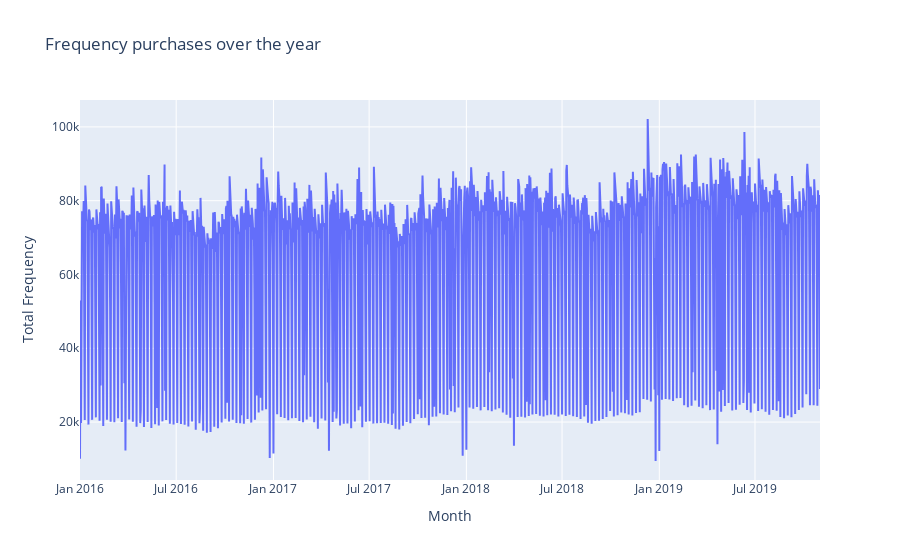

Notebook source saved alongside this figure:
### Code cell
# distribution of days over the year
date_frequency = df['Date'].dt.date.value_counts().reset_index()
date_frequency.columns = ['date', 'total_frequency']
date_frequency = date_frequency.sort_values(by='date')
##plotting##
data_for_plot = dict(type='scatter',
                x=date_frequency['date'],
                y=date_frequency['total_frequency'])
# setting the layout
plot_1_layout = dict(title=dict(text='Frequency purchases over the year'),
                      xaxis=dict(title='Month'),
                      yaxis=dict(title='Total Frequency')
                      )
# displaying the graph
plot_1 = go.Figure(data=data_for_plot, layout=plot_1_layout)
# plot_1.show(renderer='png')
plot_1.show()

### Figure 1 — Plotly figure (JSON) as saved in the notebook; plotly's stock layout.template omitted (floating-point values rounded to 4 significant figures; data arrays with more than 128 entries replaced by an {"elided": "..."} marker saying what was removed)
{"data": [{"type": "scatter", "x": {"elided": "1401 str values"}, "y": {"elided": "1401 int values"}}], "layout": {"title": {"text": "Frequency purchases over the year"}, "xaxis": {"title": {"text": "Month"}}, "yaxis": {"title": {"text": "Total Frequency"}}}}
